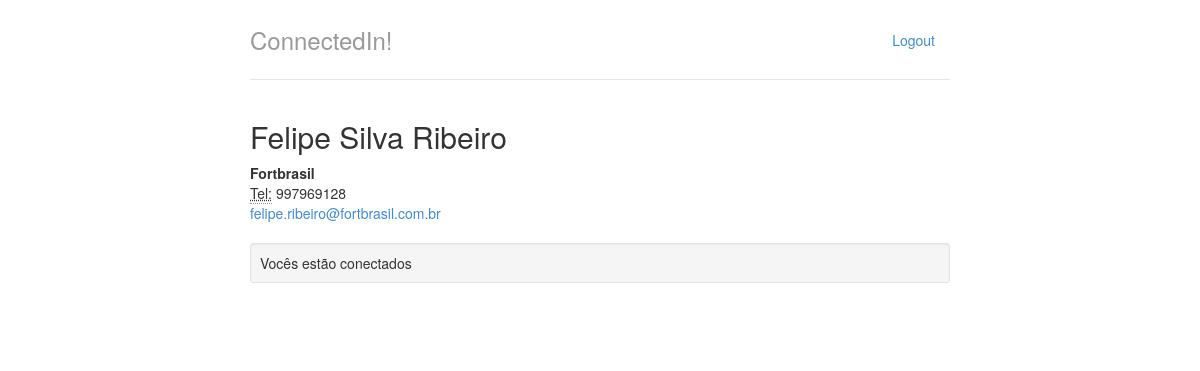
The page /perfis/1 on the database its author committed.
### perfis/models.py (models this page shows, shortened)
class Perfil(models.Model):
    nome = models.CharField(max_length=255, null=False)
    email = models.CharField(max_length=255, null=False)
    telefone = models.CharField(max_length=15, null=False)
    nome_empresa = models.CharField(max_length=255, null=False)
    contatos = models.ManyToManyField('self')

### perfis/views.py (the view)
# urls.py: re_path(r'^perfis/(?P<perfil_id>\d+)$', views.exibir, name='Exibir'),
def exibir(request, perfil_id):
    perfil_logado = get_perfil_logado(request)
    perfil = Perfil.objects.get(id=perfil_id)
    ja_eh_logado = perfil in perfil_logado.contatos.all()
    return render(request, 'perfis.html', {"perfil" : perfil, 'ja_eh_contato' : ja_eh_logado})

### perfis/views.py (called while the page is built)
def get_perfil_logado(request):
    return Perfil.objects.get(id=1)

### perfis/templates/perfis.html (shortened to what this page needs)
{% extends 'base.html' %}
{% block body %}
<div class="row">
    <div class="col-lg-12">
            <h2 style="margin-top: 0">{{ perfil.nome }}</h2>
        <address>
            <strong>{{ perfil.nome_empresa }}</strong><br>
            <abbr title="Telefone"> Tel:</abbr> {{ perfil.telefone }}<br>
            <a href="mailto:{{perfil.mail}}">{{ perfil.email }}</a>
        </address>
        {% if ja_eh_contato %}
        <div class="well well-sm"> Vocês estão conectados  </div>
        {% else %}
        <a href="{% url 'Convidar' perfil.id %}">Convidar</a>
        {% endif %}
    </div>
</div>
{% endblock %}
<!-- {% load staticfiles %}

### perfis/static/styles/main.css (style rules this page uses)
body { padding-top: 20px; padding-bottom: 20px; }

### rows shown on the page
Perfil: nome "Felipe Silva Ribeiro", nome_empresa "Fortbrasil", telefone "997969128", email "felipe.ribeiro@fortbrasil.com.br"
